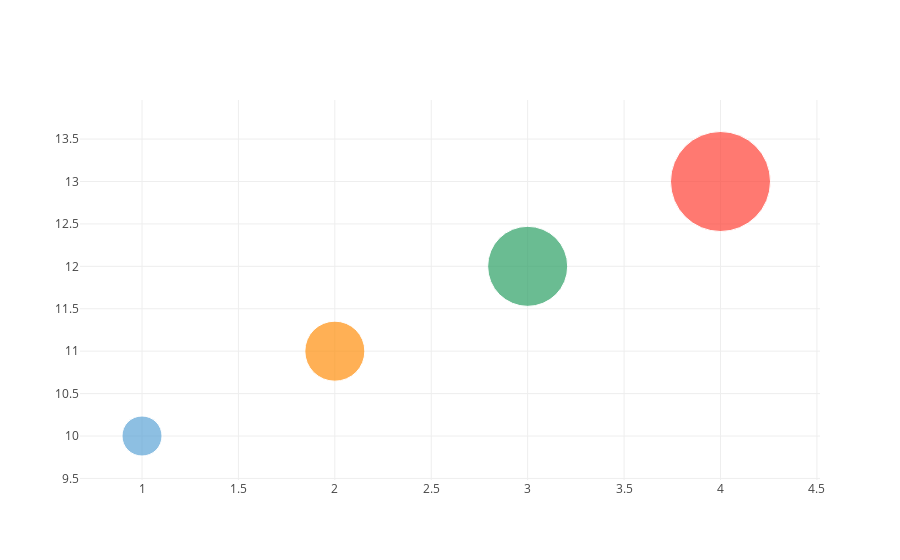

The notebook cell this image was saved under:
### Markdown cell above
# Hover Text with Bubble Charts

### Code cell
trace = go.Scatter(
    x = [1, 2, 3, 4],
    y = [10, 11, 12, 13],
    text = ['A<br>size: 40', 'B<br>size: 60', 'C<br>size: 80', 'D<br>size: 100'],
    mode = 'markers',
    marker = dict(
        color = ['rgb(93, 164, 214)', 'rgb(255, 144, 14)',  'rgb(44, 160, 101)', 'rgb(255, 65, 54)'],
        size = [40, 60, 80, 100],
    )
)
plotly.offline.iplot([trace], filename='bubblechart-text')

### Figure 1 — Plotly figure (JSON) as saved in the notebook; plotly's stock layout.template omitted (floating-point values rounded to 4 significant figures)
{"data": [{"marker": {"color": ["rgb(93, 164, 214)", "rgb(255, 144, 14)", "rgb(44, 160, 101)", "rgb(255, 65, 54)"], "size": [40, 60, 80, 100]}, "mode": "markers", "text": ["A<br>size: 40", "B<br>size: 60", "C<br>size: 80", "D<br>size: 100"], "type": "scatter", "uid": "a9281ab5-d4ae-4b09-9d9f-aeedbb50bfe2", "x": [1, 2, 3, 4], "y": [10, 11, 12, 13]}], "layout": {}}
